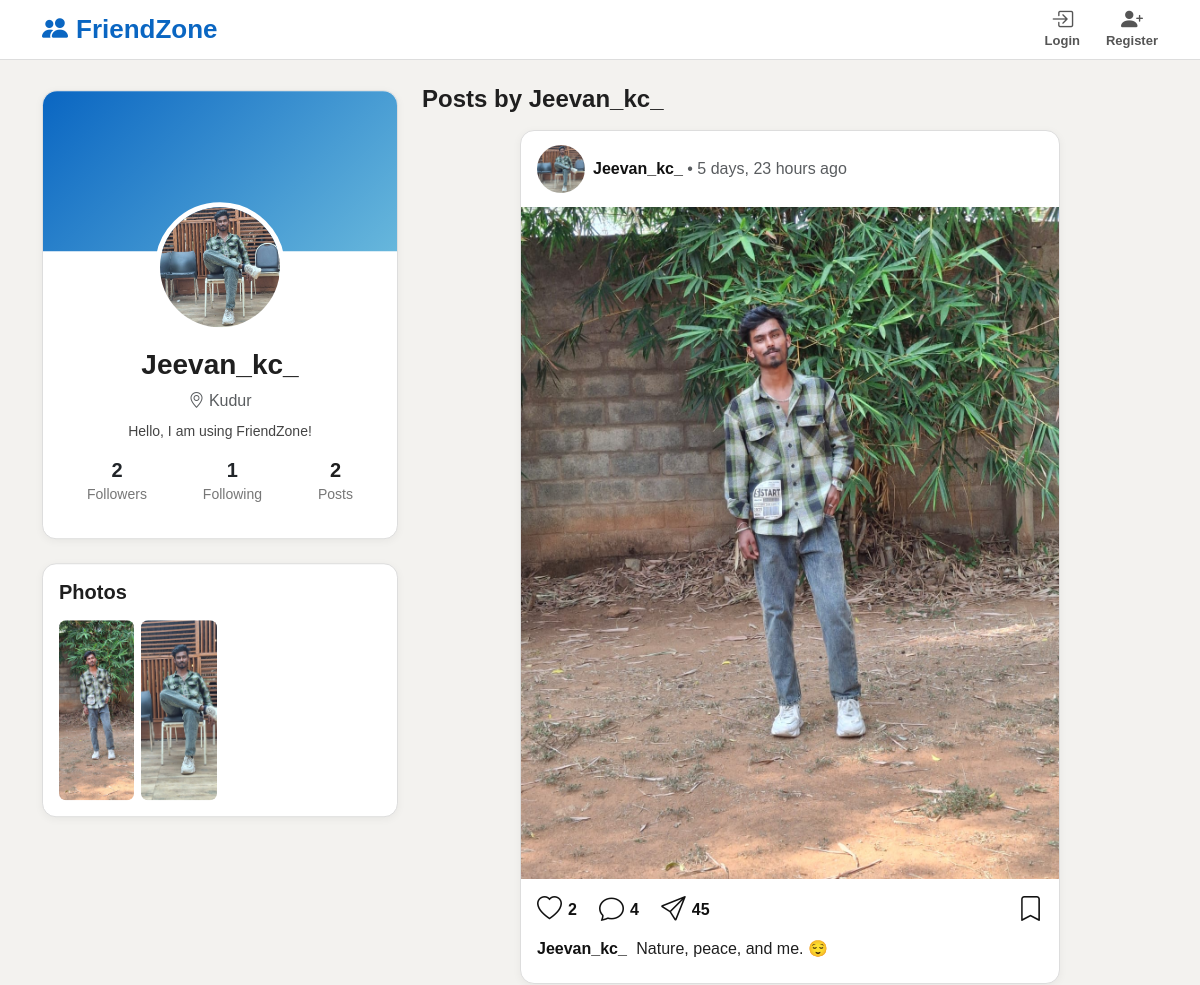
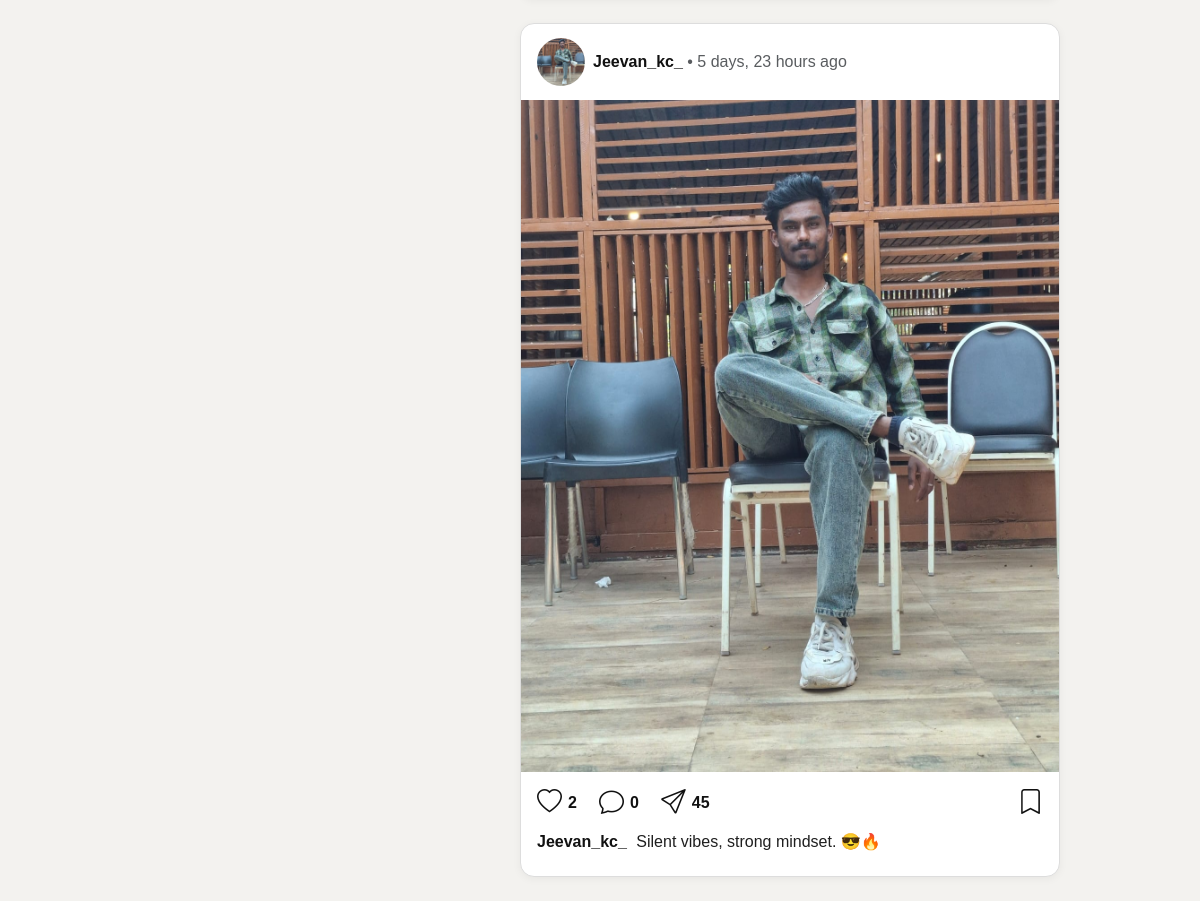
The page /profile/Jeevan_kc_/ on the database its author committed (2 pictures, top to bottom).
### social/models.py (models this page shows, shortened)
class Profile(models.Model):
    user = models.OneToOneField(
        User,
        on_delete=models.CASCADE
    )
    bio = models.TextField(
        blank=True,
        default='Hello, I am using FriendZone!'
    )
    profile_picture = models.URLField(
        blank=True,
        default='https://cdn-icons-png.flaticon.com/512/149/149071.png'
    )
    profile_photo = models.ImageField(
    upload_to='profile_photos/',
    blank=True,
    null=True
    )
    location = models.CharField(
        max_length=100,
        blank=True
    )
    created_at = models.DateTimeField(
        auto_now_add=True
    )

class Post(models.Model):
    author = models.ForeignKey(
        User,
        on_delete=models.CASCADE
    )
    content = models.TextField()
    image = models.URLField(
        blank=True
    )
    post_image = models.ImageField(
    upload_to='post_images/',
    blank=True,
    null=True
    )
    created_at = models.DateTimeField(
        auto_now_add=True
    )

### social/views.py (the view)
# urls.py: path('profile/<str:username>/', views.profile_view, name='profile'),
def profile_view(request, username):
    profile_user = get_object_or_404(User, username=username)
    profile, created = Profile.objects.get_or_create(user=profile_user)
    posts = Post.objects.filter(author=profile_user).order_by('-created_at')
    followers_count = Follow.objects.filter(following=profile_user).count()
    following_count = Follow.objects.filter(follower=profile_user).count()
    is_following = False
    if request.user.is_authenticated:
        is_following = Follow.objects.filter(
            follower=request.user,
            following=profile_user
        ).exists()
    liked_post_ids = []
    if request.user.is_authenticated:
        liked_post_ids = Like.objects.filter(
            user=request.user
        ).values_list('post_id', flat=True)
    return render(request, 'social/profile.html', {
        'profile_user': profile_user,
        'profile': profile,
        'posts': posts,
        'followers_count': followers_count,
        'following_count': following_count,
        'is_following': is_following,
        'liked_post_ids': liked_post_ids
    })

### social/templates/social/profile.html (shortened to what this page needs)
{% extends 'social/base.html' %}
{% block content %}
<div class="row">
    <div class="col-md-4">
        <div class="profile-sidebar">
            <div class="profile-card mb-4">
                <div class="profile-cover"></div>
                <div class="text-center p-3">
                    {% if profile.profile_photo %}
                        <img src="{{ profile.profile_photo.url }}"
                             class="profile-photo-large">
                    {% else %}
                        <img src="{{ profile.profile_picture }}"
                             class="profile-photo-large">
                    {% endif %}
                    <h3 class="mt-3 fw-bold">
                        {{ profile_user.username }}
                    </h3>
                    {% if profile.location %}
                        <p class="text-muted mb-2">
                            <i class="bi bi-geo-alt"></i>
                            {{ profile.location }}
                        </p>
                    {% endif %}
                    <p class="profile-bio">
                        {{ profile.bio }}
                    </p>
                    <div class="d-flex justify-content-around my-3">
                        <div class="profile-stat">
                            <a href="{% url 'followers_list' profile_user.username %}"
                               class="profile-stat-link text-dark text-decoration-none">
                                <h5>{{ followers_count }}</h5>
                                <small>
                                    Followers
                                </small>
                            </a>
                        </div>
                        <div class="profile-stat">
                            <a href="{% url 'following_list' profile_user.username %}"
                               class="profile-stat-link text-dark text-decoration-none">
                                <h5>{{ following_count }}</h5>
                                <small>
                                    Following
                                </small>
                            </a>
                        </div>
                        <div class="profile-stat">
                            <h5>{{ posts.count }}</h5>
                            <small>Posts</small>
                        </div>
                    </div>
                </div>
            </div>
            <div class="profile-card p-3">
                <h5 class="fw-bold mb-3">
                    Photos
                </h5>
                <div class="profile-photo-responsive-grid">
                    {% for post in posts %}
                        {% if post.post_image %}
                            <img src="{{ post.post_image.url }}"
                                 class="profile-photo-grid open-image">
                        {% endif %}
                    {% empty %}
                        <p class="text-muted small">
                            No photos yet.
                        </p>
                    {% endfor %}
                </div>
            </div>
        </div>
    </div>
    <div class="col-md-8">
        <h4 class="fw-bold mb-3">
            Posts by {{ profile_user.username }}
        </h4>
        {% for post in posts %}
            <div class="feed-card instagram-card mb-4">
                <div class="post-header">
                    <div class="d-flex align-items-center">
                        {% if profile.profile_photo %}
                            <img src="{{ profile.profile_photo.url }}"
                                 class="post-author-img me-2">
                        {% else %}
                            <img src="{{ profile.profile_picture }}"
                                 class="post-author-img me-2">
                        {% endif %}
                        <div>
                            <a href="{% url 'profile' profile_user.username %}"
                               class="post-username">
                                {{ profile_user.username }}
                            </a>
                            <span class="text-muted">
                                • {{ post.created_at|timesince }} ago
                            </span>
                        </div>
                    </div>
                </div>
                {% if post.post_image %}
                    <img src="{{ post.post_image.url }}"
                         class="instagram-post-image open-image">
                {% endif %}
                <div class="instagram-actions">
                    <div class="left-actions">
                        <button type="button"
                                class="insta-action ajax-like-btn {% if post.id in liked_post_ids %}liked{% endif %}"
                                data-url="{% url 'like_post' post.id %}">
                            {% if post.id in liked_post_ids %}
                                <i class="bi bi-heart-fill"></i>
                            {% else %}
                                <i class="bi bi-heart"></i>
                            {% endif %}
                            <span class="like-count">
                                {{ post.likes.count }}
                            </span>
                        </button>
                        <button type="button"
                                class="insta-action comment-toggle"
                                data-target="profile-comments-{{ post.id }}">
                            <i class="bi bi-chat"></i>
                            <span>{{ post.comments.count }}</span>
                        </button>
                        <button type="button"
                                class="insta-action share-btn">
                            <i class="bi bi-send"></i>
                            <span>45</span>
                        </button>
                    </div>
                    <button type="button"
                            class="insta-action save-btn">
                        <i class="bi bi-bookmark"></i>
                    </button>
                </div>
                <div class="post-body">
                    <p class="post-caption">
                        <a href="{% url 'profile' post.author.username %}"
                           class="caption-username">
                            {{ post.author.username }}
                        </a>
                        {{ post.content }}
                    </p>
                </div>
            </div>
        {% empty %}
            <div class="alert alert-info">
                No posts yet.
            </div>
        {% endfor %}
    </div>
</div>
{% endblock %}

### social/templates/social/base.html (shortened to what this page needs)
{% load static %}
<!DOCTYPE html>
<html lang="en">
<head>
    <link href="https://cdn.jsdelivr.net/npm/bootstrap@5.3.3/dist/css/bootstrap.min.css"
          rel="stylesheet">
    <link href="https://cdn.jsdelivr.net/npm/bootstrap-icons@1.11.3/font/bootstrap-icons.css"
          rel="stylesheet">
    <link href="https://cdnjs.cloudflare.com/ajax/libs/cropperjs/1.6.2/cropper.min.css"
          rel="stylesheet">
    <link rel="stylesheet"
          href="{% static 'social/css/style.css' %}">
</head>
<body>
<nav class="fz-navbar">
    <div class="container d-flex align-items-center justify-content-between">
        <a href="{% url 'feed' %}"
           class="fz-logo">
            <i class="bi bi-people-fill"></i>
            FriendZone
        </a>
        <div class="fz-nav-links">
            {% if user.is_authenticated %}
                <a href="{% url 'feed' %}">
                    <i class="bi bi-house-door-fill"></i>
                    <span>Home</span>
                </a>
                <a href="{% url 'search_users' %}">
                    <i class="bi bi-search"></i>
                    <span>Search</span>
                </a>
                <a href="{% url 'create_post' %}">
                    <i class="bi bi-plus-square-fill"></i>
                    <span>Post</span>
                </a>
                <a href="{% url 'profile' user.username %}"
                   class="profile-nav-link">
                    {% if user.profile.profile_photo %}
                        <img src="{{ user.profile.profile_photo.url }}"
                             class="navbar-profile-pic">
                    {% else %}
                        <img src="{{ user.profile.profile_picture }}"
                             class="navbar-profile-pic">
                    {% endif %}
                    <span>Me</span>
                </a>
                <a href="{% url 'logout' %}">
                    <i class="bi bi-box-arrow-right"></i>
                    <span>Logout</span>
                </a>
            {% else %}
                <a href="{% url 'login' %}">
                    <i class="bi bi-box-arrow-in-right"></i>
                    <span>Login</span>
                </a>
                <a href="{% url 'register' %}">
                    <i class="bi bi-person-plus-fill"></i>
                    <span>Register</span>
                </a>
            {% endif %}
        </div>
    </div>
</nav>
<main class="container page-wrapper">
    {% block content %}
    {% endblock %}
</main>
</body>
</html>

### social/static/social/css/style.css (style rules this page uses)
body { background: #f3f2ef; font-family: Arial, Helvetica, sans-serif; color: #1f1f1f; }
.fz-navbar { background: #ffffff; border-bottom: 1px solid #ddd; position: sticky; top: 0; z-index: 1000; padding: 8px 0; }
.fz-logo { text-decoration: none; color: #0a66c2; font-size: 26px; font-weight: 800; display: flex; align-items: center; gap: 8px; }
.fz-nav-links { display: flex; gap: 26px; align-items: center; }
.fz-nav-links a { color: #555; text-decoration: none; text-align: center; font-size: 13px; font-weight: 600; }
.fz-nav-links a i { display: block; font-size: 22px; line-height: 22px; }
.page-wrapper { margin-top: 25px; }
.feed-card, .profile-card { background: #fff; border: 1px solid #ddd; border-radius: 14px; box-shadow: 0 2px 8px rgba(0,0,0,0.05); }
.post-author-img { width: 48px; height: 48px; border-radius: 50%; object-fit: cover; }
.profile-cover { height: 160px; background: linear-gradient(135deg, #0a66c2, #67b7dc); border-radius: 14px 14px 0 0; }
.profile-photo-large { width: 130px; height: 130px; border-radius: 50%; object-fit: cover; border: 5px solid #fff; margin-top: -65px; }
.profile-stat { text-align: center; }
.profile-stat h5 { margin: 0; font-weight: 800; }
.profile-stat small { color: #777; }
.profile-photo-grid { width: 100%; height: 180px; object-fit: cover; border-radius: 12px; cursor: pointer; }
.profile-nav-link, .fz-nav-links a { display: flex; flex-direction: column; align-items: center; }
.feed-card { background: #fff; border: 1px solid #ddd; border-radius: 14px; overflow: hidden; box-shadow: 0 2px 8px rgba(0,0,0,0.05); }
.post-header { padding: 14px 16px; display: flex; justify-content: space-between; align-items: center; }
.instagram-post-image { width: 100%; aspect-ratio: 4 / 5; object-fit: cover; display: block; cursor: pointer; background: #f5f5f5; }
.instagram-actions { padding: 12px 16px 5px; display: flex; align-items: center; justify-content: space-between; }
.left-actions { display: flex; gap: 18px; }
.post-body { padding: 0 16px 16px; }
.post-caption { margin-bottom: 6px; }
.caption-username { font-weight: 700; color: #111; text-decoration: none; margin-right: 5px; }
.profile-sidebar { position: sticky; top: 90px; }
.profile-bio { color: #444; font-size: 14px; }
.profile-photo-responsive-grid { display: grid; grid-template-columns: repeat(auto-fill, minmax(75px, 1fr)); gap: 7px; }
.profile-photo-grid { width: 100%; aspect-ratio: 1 / 1; object-fit: cover; border-radius: 7px; cursor: pointer; }
.instagram-card { max-width: 540px; margin-left: auto; margin-right: auto; }
.post-username { font-weight: 800; color: #111; text-decoration: none; }
.instagram-actions { padding: 12px 16px 8px; display: flex; justify-content: space-between; align-items: center; }
.left-actions { display: flex; align-items: center; gap: 22px; }
.insta-action { border: none; background: transparent; color: #111; font-size: 25px; padding: 0; display: inline-flex; align-items: center; gap: 6px; text-decoration: none; font-weight: 700; }
.insta-action span { font-size: 16px; }

### rows shown on the page
Profile: profile_photo (picture), location "Kudur", bio "Hello, I am using FriendZone!"
Post: post_image (picture), profile_photo (picture), created_at "5 days, 23 hours", likes.count "2", comments.count "4", author.username "Jeevan_kc_", content "Nature, peace, and me. 😌"
Post: post_image (picture), profile_photo (picture), created_at "5 days, 23 hours", likes.count "2", comments.count "0", author.username "Jeevan_kc_", content "Silent vibes, strong mindset. 😎🔥"

### other values the page prints
{{ profile_user.username }} "Jeevan_kc_"
{{ followers_count }} "2"
{{ following_count }} "1"
{{ posts.count }} "2"
